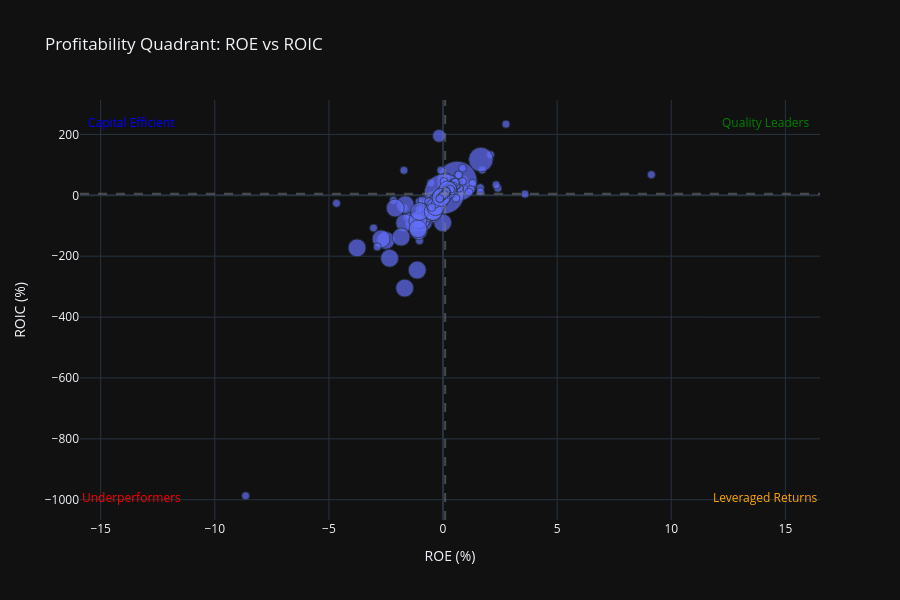

Notebook source saved alongside this figure:
### Code cell
create_profitability_quadrant(df).show()

### Figure 1 — Plotly figure (JSON) as saved in the notebook; plotly's stock layout.template omitted (floating-point values rounded to 4 significant figures; data arrays with more than 128 entries replaced by an {"elided": "..."} marker saying what was removed)
{"data": [{"customdata": {"elided": "1761x3 mixed values"}, "hovertemplate": "<b>%{text}</b><br>roe: %{x:.1f}%<br>roic: %{y:.1f}%<br>net_margin_pct: %{customdata[1]:.1f}%<br>Quadrant: %{customdata[2]}<extra></extra>", "marker": {"opacity": 0.7, "size": {"elided": "1761 float values"}, "sizemin": 4, "sizemode": "area", "sizeref": 0.0625}, "mode": "markers", "name": "Stocks", "text": {"elided": "1761 str values"}, "x": {"elided": "1761 float values"}, "y": {"elided": "1761 float values"}, "type": "scatter"}], "layout": {"shapes": [{"line": {"color": "gray", "dash": "dash"}, "opacity": 0.5, "type": "line", "x0": 0, "x1": 1, "xref": "x domain", "y0": 5.013, "y1": 5.013, "yref": "y"}, {"line": {"color": "gray", "dash": "dash"}, "opacity": 0.5, "type": "line", "x0": 0.0934, "x1": 0.0934, "xref": "x", "y0": 0, "y1": 1, "yref": "y domain"}], "annotations": [{"font": {"color": "green", "size": 12}, "showarrow": false, "text": "Quality Leaders", "x": 14.13, "y": 238.7}, {"font": {"color": "red", "size": 12}, "showarrow": false, "text": "Underperformers", "x": -13.65, "y": -992.2}, {"font": {"color": "orange", "size": 12}, "showarrow": false, "text": "Leveraged Returns", "x": 14.13, "y": -992.2}, {"font": {"color": "blue", "size": 12}, "showarrow": false, "text": "Capital Efficient", "x": -13.65, "y": 238.7}], "title": {"text": "Profitability Quadrant: ROE vs ROIC"}, "xaxis": {"title": {"text": "ROE (%)"}}, "yaxis": {"title": {"text": "ROIC (%)"}}, "height": 600, "showlegend": false}}
